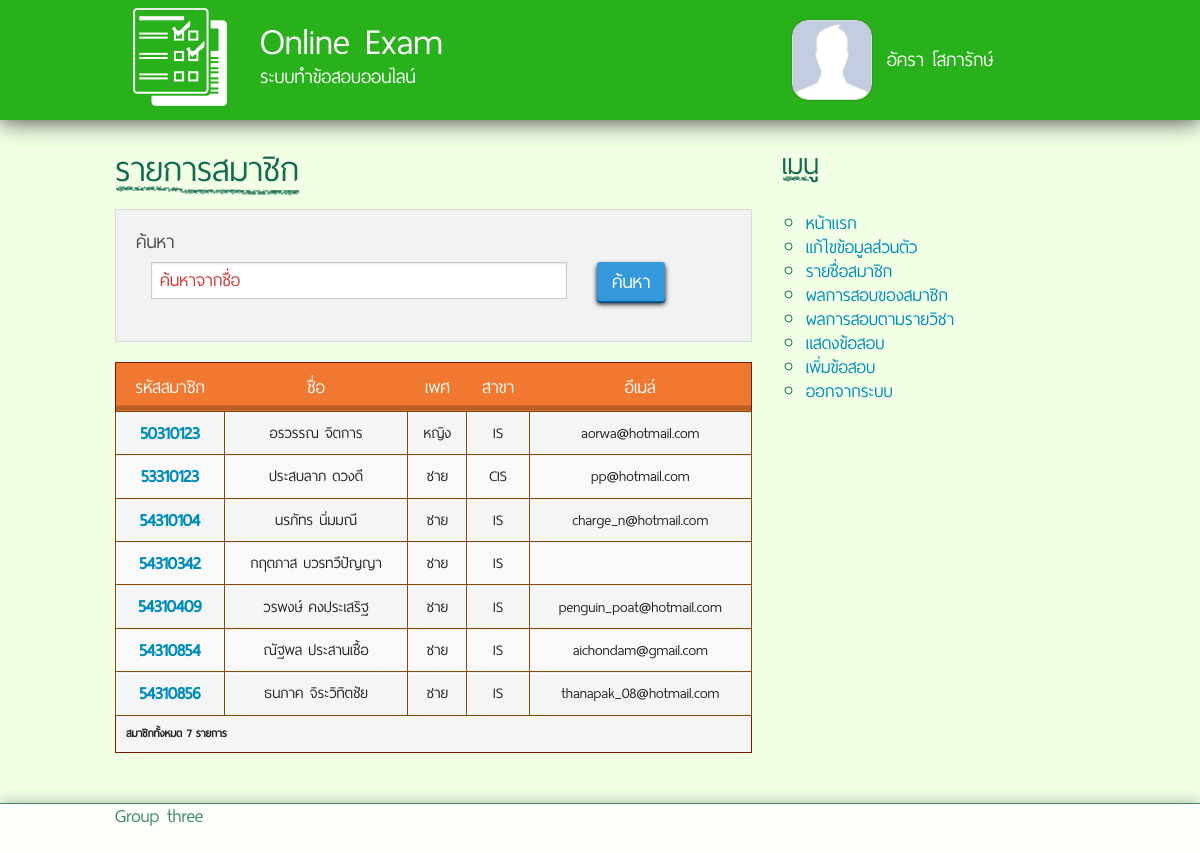
The page /members-list.php (signed in) on the database its author committed.
### tables this page shows
CREATE TABLE IF NOT EXISTS `student` (
  `Stu_id` varchar(8) NOT NULL,
  `Stu_name` varchar(30) NOT NULL,
  `Stu_pwd` varchar(64) NOT NULL,
  `Stu_major` varchar(40) NOT NULL,
  `Stu_gender` varchar(6) NOT NULL,
  `Stu_email` varchar(40) DEFAULT NULL,
  `Stu_pic` varchar(67) DEFAULT NULL,
  PRIMARY KEY (`Stu_id`)
);

### db.class.php (called while the page is built, shortened)
<?php
	Class Database{
		public function Select($Columns = "*", $Orderby = "")
		{
			$data = array();
			if ($Columns == "") $Columns = "*";
			$Select = "SELECT $Columns FROM $this->Table WHERE $this->Where $Orderby";
			$result = mysql_query($Select) or trigger_error(mysql_error().$Select);
			if ($result)
			{
				while($row = mysql_fetch_assoc($result))
				{
					$data[] = $row;
				}
			}
			return $data;
		}
	}
?>

### members-list.php (the view, shortened to what this page needs)
<?php
	include("db.php");
	include("head.php");
	include("sidebar.php");
	$q = (isset($_GET['q']) ? $_GET['q'] : "");
?>
	<div id="content" class="large-8 medium-8 medium-pull-4 columns">
		<h1><span>รายการสมาชิก</span></h1>
		<div class="panel">
			<div class="row">
				<form id="searchfrm" method="get" action="">
					<div class="medium-12 columns">
						<label for="searchbox">ค้นหา</label>
						<div class="medium-9 columns">
							<input type="text" name="q" id="searchbox" placeholder="ค้นหาจากชื่อ" value="<?php echo $q; ?>">
						</div>
						<div class="medium-3 columns">
							<button type="submit" id="btnsearch" class="liblue smallbtn">ค้นหา</button>
						</div>
					</div>
				</form>
			</div>
		</div>
<?php
	$db->Table = "student ";
	$db->Where = "1 ";
	$Stu_Data = $db->Select("", "Order by Stu_id");
	echo '			<table class="dc_table_s12" summary="Students list" style="width: 100%">
				<thead>
					<tr>
						<th scope="col" style="text-align: center;">รหัสสมาชิก</th>
						<th scope="col" style="text-align: center;">ชื่อ</th>
						<th scope="col" style="text-align: center;">เพศ</th>
						<th scope="col" style="text-align: center;">สาขา</th>
						<th scope="col" style="text-align: center;">อีเมล์</th>
					</tr>
				</thead>
				<tbody>';
	if ($Stu_Data) {
		foreach ($Stu_Data as $value) {
			echo '<tr>';
			echo '<th scope="row" style="text-align: center;"><a href="view-member.php?stu='.$value['Stu_id'].'"><strong>'.$value['Stu_id'].'</strong></a></th>';
			echo '<td style="text-align: center;">'.$value['Stu_name'].'</td>
			<td style="text-align: center;">'.($value['Stu_gender'] == "male" ? "ชาย" : ($value['Stu_gender'] == "female" ? "หญิง" : $value['Stu_gender'])) .'</td>
			<td style="text-align: center;">'.$value['Stu_major'].'</td>
			<td style="text-align: center;">'.$value['Stu_email'].'</td>';
			echo '</tr>';
		}
	} else {
		echo '<td style="text-align: center;" colspan="5">ไม่พบรายการที่ค้นหา</td>';
	}
?>
			<tfoot>
				<tr>
					<td style="text-align: left" colspan="5">สมาชิกทั้งหมด <?php echo count($Stu_Data); ?> รายการ</td>
				</tr>
			</tfoot>
		</table>
	</div>
<?php include("footer.php");

### css/styles.css (style rules this page uses)
html, body { font-family: 'thaisans_neueregular', "Open Sans", "Helvetica Neue", "Helvetica", Helvetica, Arial, sans-serif; }
body { color: #156952; background: #F1FFE4; font-size: 1.5rem; }
h1, h2, h3, h4, h5, h6 { font-family: inherit; color: inherit; }
h1 > span { background: url('../images/chockd.png') no-repeat 0px bottom; text-shadow: -2px -1px 0 #F1FFE4, 2px -1px 0 #F1FFE4, -2px 1px 0 #F1FFE4, 2px 1px 0 #F1FFE4; }
ul, ol, dl, label { font-size: inherit; line-height: 1; }
a { font-size: 1.4rem; line-height: 1; }
input[type="text"], input[type="password"], input[type="date"], input[type="datetime"], input[type="datetime-local"], input[type="month"], input[type="week"], input[type="email"], input[type="number"], input[type="search"], input[type="tel"], input[type="time"], input[type="url"], textarea { font-size: 1.4rem; }
div#content ,div#content > * { -moz-transition: all 0.2s ease-out; -o-transition: all 0.2s ease-out; -ms-transition: all 0.2s ease-out; -webkit-transition: all 0.2s ease-out; transition: all 0.2s ease-out; }
button.liblue, .button.liblue { font-family: inherit; font-size: 1.5rem; background-color: #3498db; color: white; border-radius: 3px; -webkit-border-radius: 3px; -moz-border-radius: 3px; box-shadow: 0px 2px 0px #085A91, 0px 2px 5px #000000; -webkit-box-shadow: 0px 2px 0px #085A91, 0px 3px 5px #000000; -moz-box-shadow: 0px 2px 0px #085A91, 0px 3px 5px #000000; -webkit-transition: all .1s ease; -moz-transition: all .1s ease; -ms-transition: all .1s ease; -o-transition: all .1s ease; transition: all .1s ease; }
.smallbtn { padding: 4px 15px; }
.dc_table_s12 { background: #F3F5F7; border-collapse: collapse; border: 1px; border-color: #781800; border-style: solid; color: #333; margin: 0 auto; padding: 0; }
.dc_table_s12 tbody, .dc_table_s12 thead { border-left: 0px solid #EAECEE; border-right: 0px solid #EAECEE; }
.dc_table_s12 thead th { background: -webkit-linear-gradient(top, #F07830 89%, #B95E27 90%, #B95E27 100%); background: -webkit-gradient( linear, left top, left bottom, color-stop(0.89, #F07830), color-stop(0.90, #B95E27), color-stop(1, #B95E27) ); background: -moz-linear-gradient( center top, #F07830 89%, #B95E27 90%, #B95E27 100% ); filter: progid:DXImageTransform.Microsoft.gradient(startColorstr="#F07830", endColorstr="#F07830"); background: -o-linear-gradient(top, #F07830 89%, #B95E27 90%, #B95E27 100%); background: -ms-linear-gradient(top, #F07830 89%, #B95E27 90%, #B95E27 100%); background: linear-gradient(to bottom, #F07830 89%, #B95E27 90%, #B95E27 100%); color: #fff; font-weight: normal; font-size: 1.4rem; padding: 15px 10px; text-align: left; }
.dc_table_s12 tbody td, .dc_table_s12 tbody th { background: url("../images/table_s12.gif") repeat-x; padding: 10px; text-align: left; font-size: 1.2rem; border: solid #834B04 1px; }
* { list-style: none; text-decoration: none; box-sizing: border-box !important; -webkit-box-sizing: border-box !important; -moz-box-sizing: border-box !important; -ms-box-sizing: border-box !important; }

### rows shown on the page
student: Stu_id "50310123", Stu_name "อรวรรณ จิตการ", Stu_gender "หญิง", Stu_major "IS", Stu_email "aorwa@hotmail.com"
student: Stu_id "53310123", Stu_name "ประสบลาภ ดวงดี", Stu_gender "ชาย", Stu_major "CIS", Stu_email "pp@hotmail.com"
student: Stu_id "54310104", Stu_name "นรภัทร นิ่มมณี", Stu_gender "ชาย", Stu_major "IS", Stu_email "charge_n@hotmail.com"
student: Stu_id "54310342", Stu_name "กฤตภาส บวรทวีปัญญา", Stu_gender "ชาย", Stu_major "IS"
student: Stu_id "54310409", Stu_name "วรพงษ์ คงประเสริฐ", Stu_gender "ชาย", Stu_major "IS", Stu_email "penguin_poat@hotmail.com"
student: Stu_id "54310854", Stu_name "ณัฐพล ประสานเชื้อ", Stu_gender "ชาย", Stu_major "IS", Stu_email "aichondam@gmail.com"
student: Stu_id "54310856", Stu_name "ธนภาค จิระวิทิตชัย", Stu_gender "ชาย", Stu_major "IS", Stu_email "thanapak_08@hotmail.com"

### other values the page prints
$cfg['title'] "Online Exam"
$cfg['subtitle'] "ระบบทำข้อสอบออนไลน์"
$_SESSION['name'] "อัครา โสภารักษ์"
count($Stu_Data) "7"
